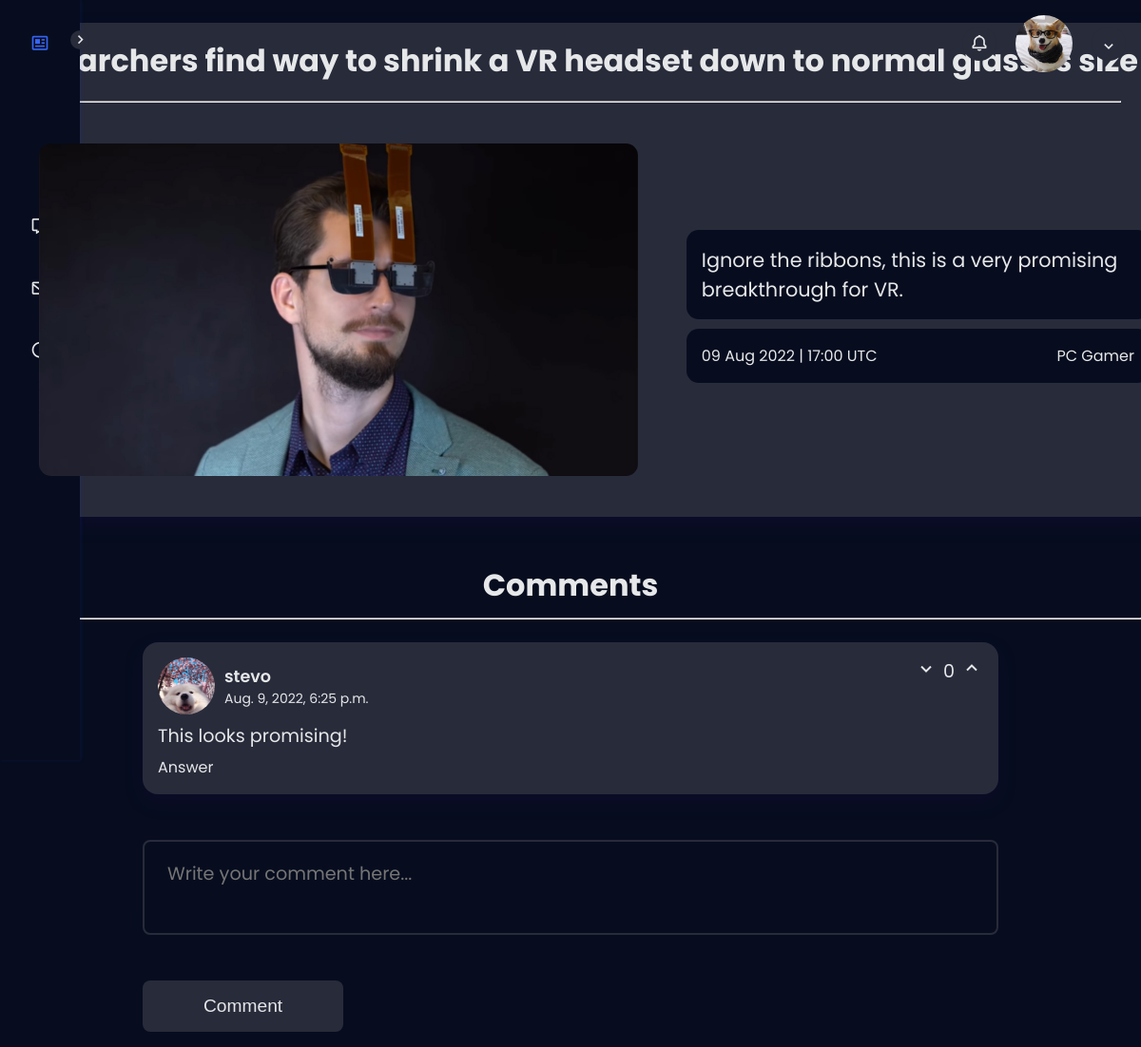
/article/researchers-find-way-to-shrink-a-vr-headset-down-to-normal-glasses-size/ (signed in), run on the app's committed database.
### users/models.py (models this page shows, shortened)
class Profile(models.Model):
    user = models.OneToOneField(
        User, on_delete=models.CASCADE, null=True, blank=True)
    email = models.EmailField(max_length=500, null=True, blank=True)
    username = models.CharField(max_length=200, null=True, blank=True)
    short_bio = models.CharField(max_length=1000, null=True, blank=True)
    profile_image = models.ImageField(null=True, blank=True,
                                    upload_to='static/imgs/profiles/', default='static/imgs/profiles/profile_default.png')
    created = models.DateTimeField(auto_now_add=True)
    id = models.UUIDField(default=uuid.uuid4, unique=True,
                        primary_key=True, editable=False)

class Comment(models.Model):
    owner = models.ForeignKey(Profile, on_delete=models.CASCADE, null=True, blank=True)
    post = models.ForeignKey(Article, on_delete=models.CASCADE, null=True, blank=True)
    comment_body = models.TextField(max_length=2000)
    answers = models.ManyToManyField('Answer', blank=True)
    is_answer = models.BooleanField(default=False)
    activities = models.ManyToManyField('Activity', blank=True)
    created = models.DateTimeField(auto_now_add=True)
    id = models.UUIDField(default=uuid.uuid4, unique=True,
                        primary_key=True, editable=False)

### news/models.py (models this page shows, shortened)
class Article(models.Model):
    title = models.CharField(max_length=500)
    synopsis = models.CharField(max_length=2000, null=True, blank=True)
    link_id = models.ForeignKey(
            NewsWebsite, on_delete=models.SET_NULL, null=True, blank=True)
    link_main = models.CharField(max_length=2000, unique=True)
    image_link_id = models.ForeignKey(
            ImageWebsite, on_delete=models.SET_NULL, null=True, blank=True)
    image_link_main = models.CharField(max_length=2000, null=True, blank=True)
    image_path = models.CharField(max_length=2000, null=True, blank=True, default='imgs/article_default.png')
    publish_time = models.CharField(max_length = 200, null=True, blank=True)
    raw_publish_time = models.CharField(max_length=200, null=True, blank=True)
    was_published = models.BooleanField(default=False)
    created = models.DateTimeField(auto_now_add=True)
    id = models.UUIDField(default=uuid.uuid4, unique=True,
                            primary_key=True, editable=True)

class NewsWebsite(models.Model):
    website_name = models.CharField(max_length=200)
    get_news_link = models.CharField(max_length=2000)
    get_image_link = models.ForeignKey(
                    ImageWebsite, on_delete=models.SET_NULL, null=True, blank=True)
    link = models.CharField(max_length=2000)
    id = models.UUIDField(default=uuid.uuid4, unique=True,
                            primary_key=True, editable=False)

### news/views.py (the view, shortened to what this page needs)
# urls.py: path('article/<str:pk>/', views.showArticle, name='single_article'),
def showArticle(request, pk):
    answer_form = AnswerForm()
    context = {'answer_form': answer_form, 'answer':'', 'comment':'',
                'activity':'', 'activity_type':''}
    article = Article.objects.get(link_main=pk)
    comments = article.comment_set.all()
    answers = Answer.objects.all()
    context['article'] = article
    context['comments'] = comments
    context['answers'] = answers
    if request.user.is_authenticated:
        profile = Profile.objects.get(user=request.user)
        context['profile'] = profile
    return render(request, 'news/article.html', context)

### users/forms.py
class AnswerForm(ModelForm):
    class Meta:
        model = Answer
        fields = ['comment_body', 'answer_to']
    def __init__(self, *args, **kwargs):
        super(AnswerForm, self).__init__(*args, **kwargs)
        self.fields['comment_body'].widget = Textarea(attrs={
            'id': 'formInput#textarea',
            'class': 'input--textarea_answer',
            'name': 'answer',
            'placeholder': 'Write your comment here...'})

### news/templatetags/news_tags.py (called while the page is built)
@register.filter(name='comment_rating')
def comment_rating(comment_id):
    comment = Comment.objects.get(id=comment_id)
    activities = comment.activity_set.all()
    upvotes = activities.filter(activity_type='U').count()
    downvotes = activities.filter(activity_type='D').count()
    rating = upvotes - downvotes
    return rating

@register.filter(name='upvote_check', takes_context=True)
def upvote_check(comment_id, profile_id):
    profile = Profile.objects.get(id=profile_id)
    comment = Comment.objects.get(id=comment_id)
    try:
        upvote = Activity.objects.get(user=profile, activity_type='U', to_comment=comment)
        return True
    except:
        return False

@register.filter(name='downvote_check', takes_context=True)
def downvote_check(comment_id, profile_id):
    profile = Profile.objects.get(id=profile_id)
    comment = Comment.objects.get(id=comment_id)
    try:
        downvote = Activity.objects.get(user=profile, activity_type='D', to_comment=comment)
        return True
    except:
        return False

### news/templates/news/article.html (shortened to what this page needs)
{% extends 'main.html' %}
{% load static %}
{% load news_tags %}
{% block content %}
<div class="article-wrapper">
    <div class="article">
        <div class="article__title">
            <h1>{{ article.title }}</h1>
        </div>
        <hr class="article__title_hr">
        <div class="article__contents">
            <div class="article_img">
                {% static "" as baseUrl %}
                <img src="{{baseUrl}}{{article.image_path}}" class="article__img_wrapped" />
            </div>
            <div class="article__synopsis_wrapper">
                <div class="article__synopsis_wrapped">
                    <div class="article__synopsis_box">
                        <span class="article__synopsis">{{ article.synopsis }}</span>
                    </div>
                    <div class="article__publish_time_box">
                        <span class="article__publish_time">{{ article.publish_time }}</span>
                        <a href="{{article.link_id.link}}{{article.link_main}}" class="article__website_link">{{ article.link_id.website_name }}</a>
                    </div>
                </div>
            </div>
        </div>
    </div>
    <div class="article__comments_header">
        <h1>Comments</h1>
    </div>
    <hr>
    {% for comment in comments %}
    {% if not comment.is_answer %}
    <div class="article__comments_body">
        <a href="{% url 'user_profile' comment.owner.id %}" class="article__comment_user">
            <div class="acc__comment_user_left">
                <img class="acc__comment_user_img" src="{{ comment.owner.profile_image.url }}" />
                <div class="acc__comment_user_time">
                    <p class="acc__comment_username">{{ comment.owner.username }}</p>
                    <p class="acc__comment_time">{{ comment.created }}</p>
                </div>
            </div>
            <div class="acc__comment_user_right">
                <div class="acc__comment_vote">
                    <form class="downvote_comment_form" action="#" method="POST" id="downvote_form">
                        <button type="submit" id="completed-task" class="fabutton">
                            {% if request.user.is_authenticated %}
                            {% if comment.id|downvote_check:profile.id %}
                                <i class="bx bx-chevron-down" value="D" id="previously_downvoted_btn"></i>
                                {% else %}
                                <i class="bx bx-chevron-down" value="D" id="downvote_btn"></i>
                                {% endif %}
                            {% else %}
                            <i class="bx bx-chevron-down" value="D" id="downvote_btn"></i>
                            {% endif %}
                        </button>
                    </form>
                    <span class="comment_rating">{{comment.id|comment_rating}}</span>
                    <form class="upvote_comment_form" action="#" method="POST" id="upvote_form">
                        <button type="submit" id="completed-task" class="fabutton">
                            {% if request.user.is_authenticated %}
                                {% if comment.id|upvote_check:profile.id %}
                                <i class="bx bx-chevron-up" value="U" id="previously_upvoted_btn"></i>
                                {% else %}
                                <i class="bx bx-chevron-up" value="U" id="upvote_btn"></i>
                                {% endif %}
                            {% else %}
                            <i class="bx bx-chevron-up" value="U" id="upvote_btn"></i>
                            {% endif %}
                        </button>
                    </form>
                </div>
            </div>
        </a>
        <div class="article__comment_content">
            <div class="article__comment_text">
                <p class="article__comment_text_comment">{{ comment.comment_body|linebreaksbr }}</p>
            </div>
            <div class="article__comment_answer">
                <a class="article__comment_answer_btn" onclick="showBigCommentAnswerForm('form_big_answer--{{forloop.counter}}')">Answer</a>
            </div>
        </div>
    </div>
    {% endif %}
    {% endfor %}
    <form class="form" action="#" method="POST">
        <div class="form__field">
            <textarea id="formInput#textarea" class="input--textarea" name="comment" placeholder="Write your comment here..."></textarea>
        </div>
        <input class="comment__submit" type="submit" value="Comment">
    </form>
</div>
{% endblock %}

### templates/acc_show.html (shortened to what this page needs)
{% load static %}
<div class="acc_show">
    <div class="acc_show_btns">
        <div class="acc_icon">
            <div class="acc_notifications_btn">
                <i class='bx bx-bell'></i>
            </div>
        </div>
        {% if request.user.is_authenticated %}
        <a class="acc_logged_in" href="{% url 'user_profile' profile.id %}">
            <img src="{{ profile.profile_image.url }}" class="acc_login_img">
        </a>
        <div class="acc_icon" id="acc_show_menu" onclick="showAccMenu()">
            <div class="acc_drop_down">
                <i class='bx bx-chevron-down' id="arrow_to_rotate"></i>
            </div>
        </div>
        {% endif %}
    </div>
</div>

### data on the page
Profile: profile_image (picture)
Article: title "Researchers find way to shrink a VR headset down to normal glasses size", image_path (picture), synopsis "Ignore the ribbons, this is a very promising breakthrough for VR.", publish_time "09 Aug 2022 | 17:00 UTC", link_id.website_name "PC Gamer"
Comment: owner.profile_image (picture), owner.username "stevo", created "Aug. 9, 2022, 6:25 p.m.", id|comment_rating "0", comment_body "This looks promising!"
